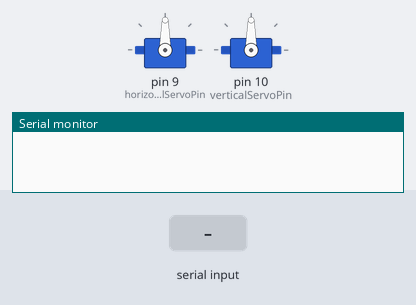
A sketch run on a simulated Arduino Uno, built with avr-gcc and run on an emulated ATmega328P. Parts: 2 × servo, the last lines printed to the serial monitor. The inputs (shaded band) are chosen by the test bench.

Above: at 1.2 s.
1.3 s: "90,45\n" received over Serial
At 1.7 s:
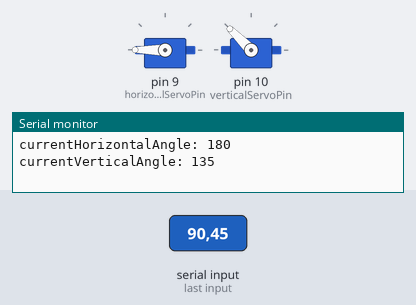
2.8 s: "30,150\n" received over Serial
At 4.1 s:
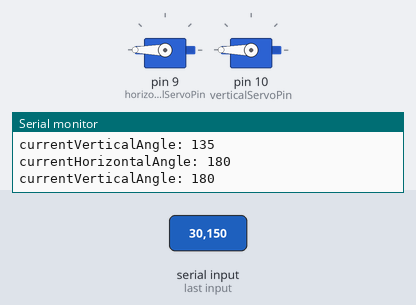
Timing chart, 0 to 5.8 s (numbered marks = the images above; inputs shaded):
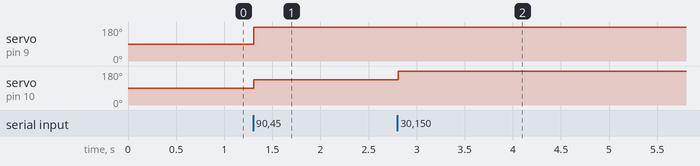

Measured:
- after the input at 1.3 s, servo on pin 9 (horizontalServoPin): 90° → 180° at once; servo on pin 10 (verticalServoPin): 90° → 135° at once
- after the input at 2.8 s, servo on pin 10 (verticalServoPin): 135° → 180° at once

The sketch:

arduino-robot.ino
```cpp
#include <Servo.h>

Servo horizontalServo, verticalServo;

const int horizontalServoPin = 9;  // PWM pin for horizontally rotating servo
const int verticalServoPin = 10;    // PWM pin for vertically rotating servo

int defaultHorizontalAngle = 90;   // Default horizontal angle
int defaultVerticalAngle = 90;     // Default vertical angle

int currentHorizontalAngle = defaultHorizontalAngle; // Current horizontal angle
int currentVerticalAngle = defaultVerticalAngle;     // Current vertical angle

float speed = 0.5; // Default speed (0.0 to 1.0)

void setup() {
  Serial.begin(9600);
  horizontalServo.attach(horizontalServoPin);
  verticalServo.attach(verticalServoPin);
  horizontalServo.write(defaultHorizontalAngle); // Move to default position
  verticalServo.write(defaultVerticalAngle);     // Move to default position
}

void loop() {
  if (Serial.available() > 0) {
    String input = Serial.readStringUntil('\n');
    parseInput(input);

    // Print current status
    Serial.print("currentHorizontalAngle: ");
    Serial.println(currentHorizontalAngle);


    Serial.print("currentVerticalAngle: ");
    Serial.println(currentVerticalAngle);

    // Serial.print("speed: ");
    // Serial.println(speed, 2); // Print speed with 2 decimal places

    // Update the servo positions
    horizontalServo.write(currentHorizontalAngle);
    verticalServo.write(currentVerticalAngle);
  }
}

void parseInput(String input) {
  int commaIndex1 = input.indexOf(',');
  // int commaIndex2 = input.indexOf(',', commaIndex1 + 1);

  // if (commaIndex1 > 0 && commaIndex2 > commaIndex1) {
  if (commaIndex1 > 0) {
    String relativeHorizontalAngleString = input.substring(0, commaIndex1);
    String relativeVerticalAngleString = input.substring(commaIndex1 + 1);
    // String relativeVerticalAngleString = input.substring(commaIndex1 + 1, commaIndex2);
    // String speedString = input.substring(commaIndex2 + 1);

    int relativeHorizontalAngle = relativeHorizontalAngleString.toInt();
    int relativeVerticalAngle = relativeVerticalAngleString.toInt();
    // speed = speedString.toFloat();

    currentHorizontalAngle = constrain(currentHorizontalAngle + relativeHorizontalAngle, 0, 180);
    currentVerticalAngle = constrain(currentVerticalAngle + relativeVerticalAngle, 0, 180);

    // speed = constrain(speed, 0.0, 1.0); // Ensure speed is within 0.0 to 1.0
  }
}
```
